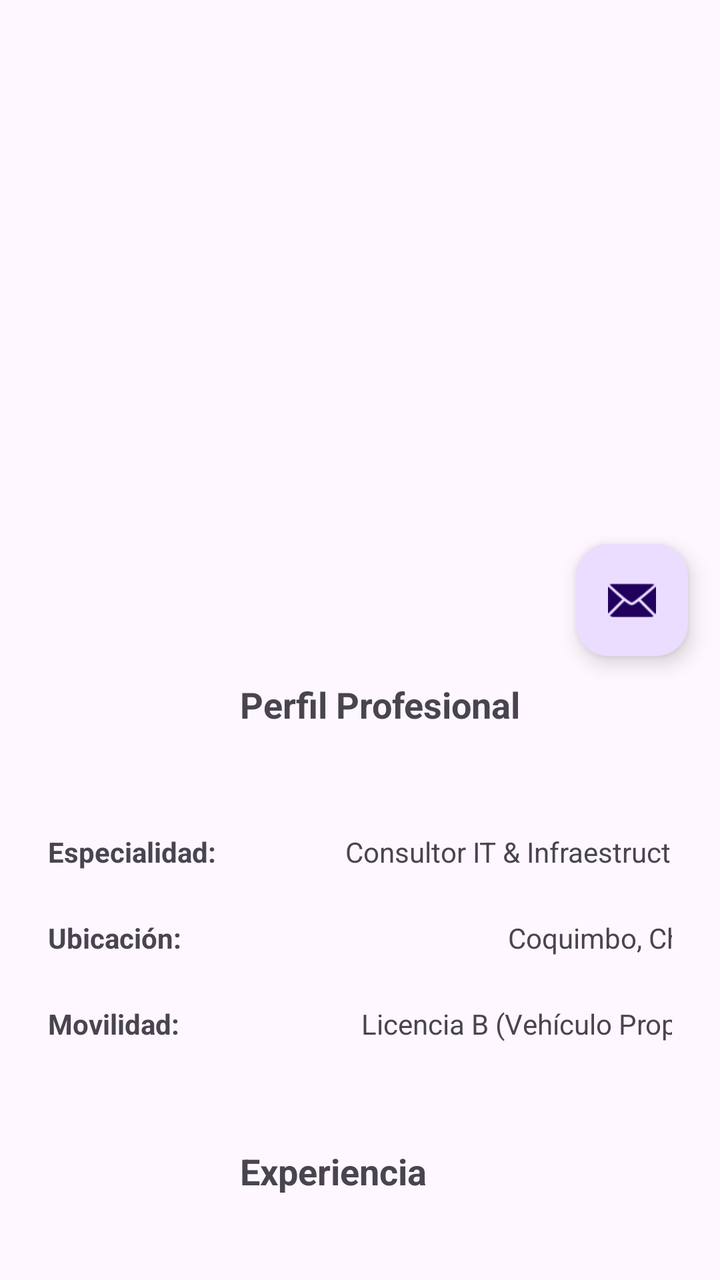
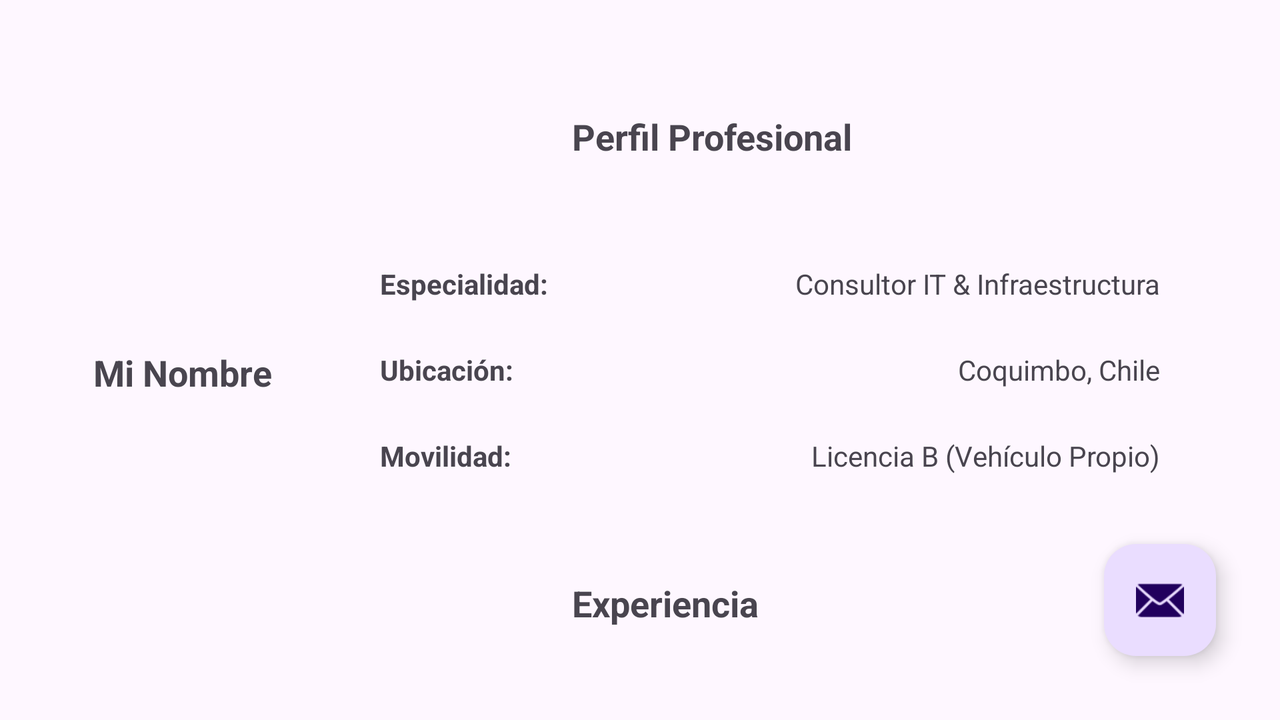

Two renders of one Android screen. The first uses the default layout on a phone; the second uses the alternative layout the repository ships for a different screen configuration, on a matching device. The two XML files are below.
<!-- AndroidManifest.xml: application theme Theme.EvaluacionModulo4 -->
<!-- res/layout/activity_main.xml -->
<?xml version="1.0" encoding="utf-8"?>
<androidx.coordinatorlayout.widget.CoordinatorLayout xmlns:android="http://schemas.android.com/apk/res/android"
    xmlns:app="http://schemas.android.com/apk/res-auto"
    xmlns:tools="http://schemas.android.com/tools"
    android:layout_width="match_parent"
    android:layout_height="match_parent"
    tools:context=".MainActivity">

    <com.google.android.material.appbar.AppBarLayout
        android:id="@+id/app_bar"
        android:layout_width="match_parent"
        android:layout_height="300dp"
        android:theme="@style/ThemeOverlay.MaterialComponents.Dark.ActionBar">

        <com.google.android.material.appbar.CollapsingToolbarLayout
            android:id="@+id/toolbar_layout"
            android:layout_width="match_parent"
            android:layout_height="match_parent"
            app:contentScrim="?attr/colorPrimary"
            app:layout_scrollFlags="scroll|exitUntilCollapsed"
            app:toolbarId="@+id/toolbar">

            <androidx.appcompat.widget.Toolbar
                android:id="@+id/toolbar"
                android:layout_width="match_parent"
                android:layout_height="?attr/actionBarSize"
                app:layout_collapseMode="pin" />

        </com.google.android.material.appbar.CollapsingToolbarLayout>
    </com.google.android.material.appbar.AppBarLayout>

    <include layout="@layout/content_main" />

    <com.google.android.material.floatingactionbutton.FloatingActionButton
        android:id="@+id/fab_contact"
        android:layout_width="wrap_content"
        android:layout_height="wrap_content"
        android:layout_margin="16dp"
        app:layout_anchor="@id/app_bar"
        app:layout_anchorGravity="bottom|end"
        app:srcCompat="@android:drawable/ic_dialog_email" />

    <ImageView
        android:id="@+id/image_view"
        android:layout_width="match_parent"
        android:layout_height="300dp"
        android:scaleType="centerCrop"
        app:layout_anchor="@+id/app_bar"
        app:layout_anchorGravity="center"
        app:layout_collapseMode="parallax" />

</androidx.coordinatorlayout.widget.CoordinatorLayout>
<!-- res/layout/content_main.xml (included above) -->
<?xml version="1.0" encoding="utf-8"?>
<androidx.core.widget.NestedScrollView xmlns:android="http://schemas.android.com/apk/res/android"
    xmlns:app="http://schemas.android.com/apk/res-auto"
    android:layout_width="match_parent"
    android:layout_height="match_parent"
    app:layout_behavior="@string/appbar_scrolling_view_behavior">

    <TableLayout
        android:layout_width="match_parent"
        android:layout_height="wrap_content"
        style="@style/CustomTable"
        android:stretchColumns="1">

        
        <TableRow
            style="@style/CustomTable.Header"
            android:layout_width="344dp">

            <TextView
                style="@style/CustomTable.Header"
                android:layout_span="2"
                android:text="Perfil Profesional" />

            <TextView
                android:id="@+id/textView2"

                android:layout_width="wrap_content"
                android:layout_height="wrap_content"
                android:text="............"
                android:visibility="invisible" />
        </TableRow>

        <TableRow style="@style/CustomTable.row">
            <TextView
                android:text="Especialidad:"
                android:textStyle="bold" />

            <TextView
                android:layout_width="247dp"
                android:layout_height="wrap_content"
                android:gravity="end"
                android:text="Consultor IT &amp; Infraestructura" />
        </TableRow>

        <TableRow style="@style/CustomTable.row">
            <TextView
                android:text="Ubicación:"
                android:textStyle="bold" />
            <TextView
                android:text="Coquimbo, Chile"
                android:gravity="end" />
        </TableRow>

        <TableRow style="@style/CustomTable.row">
            <TextView
                android:text="Movilidad:"
                android:textStyle="bold" />

            <TextView
                android:layout_width="11dp"
                android:gravity="end"
                android:text="Licencia B (Vehículo Propio)" />
        </TableRow>

        
        <TableRow style="@style/CustomTable.Header">

            <TextView
                style="@style/CustomTable.Header"
                android:layout_span="2"
                android:text="Experiencia" />
        </TableRow>

        <TableRow style="@style/CustomTable.row">
            <TextView
                android:text="Actual:"
                android:textStyle="bold" />
            <TextView
                android:text="Consultor Freelance (IBM, Entel)"
                android:gravity="end" />
        </TableRow>

        <TableRow style="@style/CustomTable.row">
            <TextView
                android:text="Anterior:"
                android:textStyle="bold" />
            <TextView
                android:text="Técnico Terreno (Avant, SSISA)"
                android:gravity="end" />
        </TableRow>

        
        <TableRow
            style="@style/CustomTable.Header"
            android:layout_width="373dp">

            <TextView
                style="@style/CustomTable.Header"
                android:layout_span="2"
                android:text="Habilidades" />

        </TableRow>

        <TableRow style="@style/CustomTable.row">
            <TextView
                android:text="Soporte:"
                android:textStyle="bold" />
            <TextView
                android:text="SLA, Redes, Hardware Refresh"
                android:gravity="end" />
        </TableRow>

        <TableRow style="@style/CustomTable.row">
            <TextView
                android:text="Desarrollo:"
                android:textStyle="bold" />
            <TextView
                android:text="Java, SQL, Spring, JS"
                android:gravity="end" />
        </TableRow>

    </TableLayout>

</androidx.core.widget.NestedScrollView>
<!-- resources referenced by this layout -->
<resources>
  <style name="CustomTable">
          <item name="android:paddingLeft">12dp</item>
          <item name="android:paddingRight">12dp</item>
          <item name="android:layout_column">1</item>
      </style>
  <style name="CustomTable.Header">
          <item name="android:paddingTop">20dp</item>
          <item name="android:paddingBottom">20dp</item>
          <item name="android:textStyle">bold</item>
          <item name="android:textSize">18sp</item>
      </style>
  <style name="CustomTable.row">
          <item name="android:paddingTop">12dp</item>
          <item name="android:paddingBottom">12dp</item>
      </style>
  <style name="Theme.EvaluacionModulo4" parent="Base.Theme.EvaluacionModulo4" />
  <style name="Base.Theme.EvaluacionModulo4" parent="Theme.Material3.DayNight.NoActionBar">
          
          
      </style>
</resources>
<!-- res/layout-land/activity_main.xml (the repository's variant of the layout above) -->
<!-- drawn on the phone turned sideways -->
<?xml version="1.0" encoding="utf-8"?>
<LinearLayout xmlns:android="http://schemas.android.com/apk/res/android"
    xmlns:app="http://schemas.android.com/apk/res-auto"
    xmlns:tools="http://schemas.android.com/tools"
    android:layout_width="match_parent"
    android:layout_height="match_parent"
    android:orientation="horizontal"
    android:padding="16dp"
    tools:context=".MainActivity">

    <LinearLayout
        android:layout_width="wrap_content"
        android:layout_height="match_parent"
        android:orientation="vertical"
        android:gravity="center_horizontal">

        <ImageView
            android:id="@+id/image_view"
            android:layout_width="150dp"
            android:layout_height="150dp"
            android:scaleType="centerCrop"
            android:src="@mipmap/ic_launcher" />

        <TextView
            android:id="@+id/tv_name"
            android:layout_width="120dp"
            android:layout_height="wrap_content"
            android:text="Mi Nombre"
            android:textAlignment="center"
            android:textSize="18sp"
            android:textStyle="bold"
            android:layout_marginTop="8dp" />
    </LinearLayout>

    <FrameLayout
        android:layout_width="0dp"
        android:layout_height="match_parent"
        android:layout_weight="1">

        <include layout="@layout/content_main" />

        <com.google.android.material.floatingactionbutton.FloatingActionButton
            android:id="@+id/fab_contact"
            android:layout_width="wrap_content"
            android:layout_height="wrap_content"
            android:layout_gravity="bottom|end"
            android:layout_margin="16dp"
            app:srcCompat="@android:drawable/ic_dialog_email" />
    </FrameLayout>

</LinearLayout>
